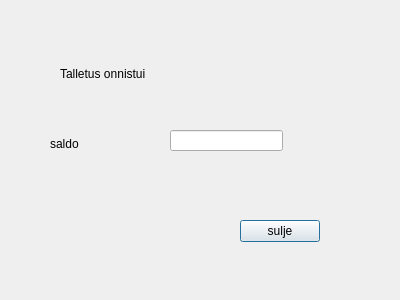
<?xml version="1.0" encoding="UTF-8"?>
<ui version="4.0">
 <class>talletusSuccess</class>
 <widget class="QDialog" name="talletusSuccess">
  <property name="geometry">
   <rect>
    <x>0</x>
    <y>0</y>
    <width>400</width>
    <height>300</height>
   </rect>
  </property>
  <property name="windowTitle">
   <string>Dialog</string>
  </property>
  <widget class="QLabel" name="label">
   <property name="geometry">
    <rect>
     <x>60</x>
     <y>63</y>
     <width>201</width>
     <height>21</height>
    </rect>
   </property>
   <property name="text">
    <string>Talletus onnistui</string>
   </property>
  </widget>
  <widget class="QLabel" name="label_2">
   <property name="geometry">
    <rect>
     <x>50</x>
     <y>133</y>
     <width>121</width>
     <height>21</height>
    </rect>
   </property>
   <property name="text">
    <string>saldo</string>
   </property>
  </widget>
  <widget class="QLineEdit" name="lineEdit">
   <property name="geometry">
    <rect>
     <x>170</x>
     <y>130</y>
     <width>113</width>
     <height>21</height>
    </rect>
   </property>
  </widget>
  <widget class="QPushButton" name="pushButton">
   <property name="geometry">
    <rect>
     <x>240</x>
     <y>220</y>
     <width>80</width>
     <height>22</height>
    </rect>
   </property>
   <property name="text">
    <string>sulje</string>
   </property>
  </widget>
 </widget>
 <resources/>
 <connections/>
</ui>
